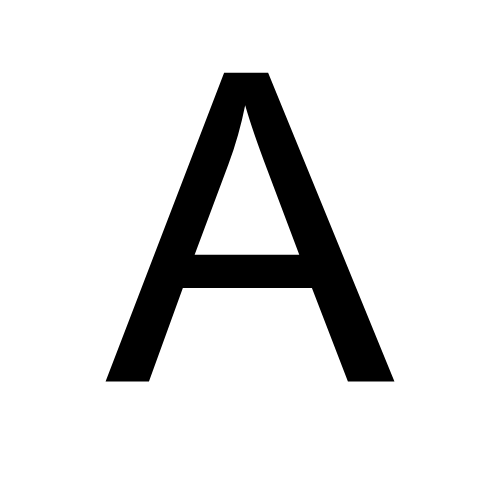
#> input picture dados/treino/1.png, 500 x 500 px, found by its file name; its folder holds only this picture in this run
$ python extracao.py
#> lines starting #> are read from the running program, lines starting #| are printed output that depends on the picture; after the words box and inside, x2 and y2 are one past the last pixel; in counts of white or black regions, pixels touching at a corner belong together
import cv2
import numpy as np
import os

TAMANHO = 32          # Alterado de 28 para 32 pixels
PASTA_TREINO = "dados/treino/"

def preprocessar_imagem(caminho):
    """
    Pré-processamento IDÊNTICO ao do app.py para garantir consistência
    entre treino e inferência.
    """
#> called with caminho = 'dados/treino/1.png'
    img = cv2.imread(caminho)
#> img is the input picture: shape (500, 500, 3); min 0, max 255, mean 225.8
    if img is None:
        raise ValueError(f"Não foi possível ler a imagem: {caminho}")

    # 1. Escala de cinza
    gray = cv2.cvtColor(img, cv2.COLOR_BGR2GRAY)

    # 2. Desfoque Gaussiano leve
    blurred = cv2.GaussianBlur(gray, (5, 5), 0)

    # 3. Binarização de Otsu + inversão (fundo preto, traço branco)
    _, binaria = cv2.threshold(blurred, 0, 255, cv2.THRESH_BINARY_INV + cv2.THRESH_OTSU)
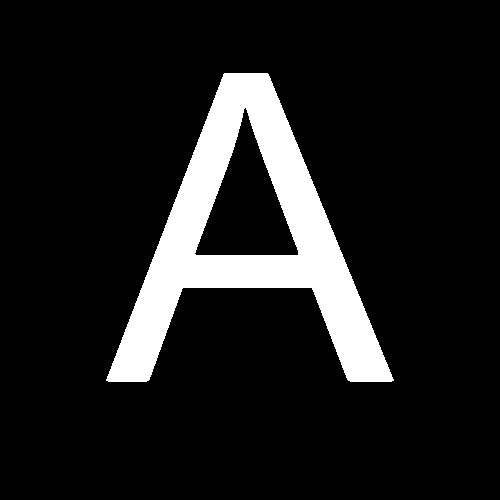
#> binaria: shape (500, 500); 11.5% white; 1 white region, box (x1, y1, x2, y2) and area: (106, 73, 394, 382) 28691

    # 4. Encontrar bounding box da letra
    coords = cv2.findNonZero(binaria)
#> coords = contour of 28691 points, box (x1, y1, x2, y2) (106, 73, 394, 382), area 18519

    if coords is not None:
        x, y, w, h = cv2.boundingRect(coords)
#> x = 106; y = 73; w = 288; h = 309
        letra_recortada = binaria[y:y+h, x:x+w]
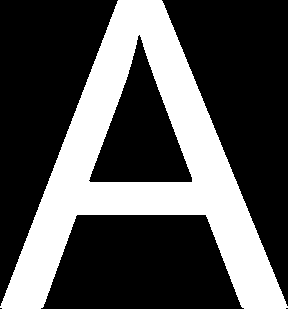
#> letra_recortada: shape (309, 288); 32.2% white; 1 white region, box (x1, y1, x2, y2) and area: (0, 0, 288, 309) 28691

        # Criar quadrado perfeito + margem de 15%
        tamanho_max = max(w, h)
#> tamanho_max = 309
        pad_y = (tamanho_max - h) // 2
#> pad_y = 0
        pad_x = (tamanho_max - w) // 2
#> pad_x = 10
        margem = int(tamanho_max * 0.15)
#> margem = 46

        letra_centralizada = cv2.copyMakeBorder(
            letra_recortada,
            pad_y + margem, pad_y + margem,
            pad_x + margem, pad_x + margem,
            cv2.BORDER_CONSTANT, value=0
        )
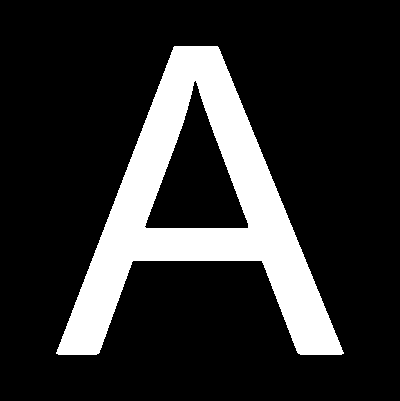
#> letra_centralizada: shape (401, 400); 17.9% white; 1 white region, box (x1, y1, x2, y2) and area: (56, 46, 344, 355) 28691
    else:
        letra_centralizada = binaria

    # 5. Redimensionar para 32x32 usando a variável TAMANHO
    redim = cv2.resize(letra_centralizada, (TAMANHO, TAMANHO), interpolation=cv2.INTER_AREA)
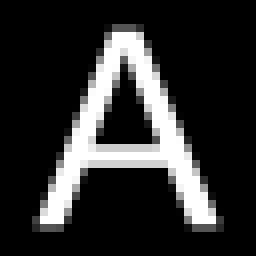
#> redim: shape (32, 32) (shown 8 times larger); min 0, max 255, mean 45.6

    # 6. Normalizar de -1.0 a 1.0 (Bipolar - ideal para Adaline)
    normalizada = (redim / 255.0) * 2.0 - 1.0

    return normalizada.flatten()


def carregar_dados():
    """
    Carrega dados de pasta com subdiretórios por letra ou ficheiros na raiz.
    Suporta:
      - dados/treino/A/img1.png
      - dados/treino/1.png (A), 2.png (B), ...
      - dados/treino/a (1).png, b (1).png, ...
    """
    entradas = []
    rotulos  = []

    if not os.path.exists(PASTA_TREINO):
        print(f"[ERRO] A pasta {PASTA_TREINO} não existe!")
        return np.array(entradas), np.array(rotulos)

    # Lista todos os itens dentro da pasta de treino de uma vez só
    itens_raiz = os.listdir(PASTA_TREINO)

    for i in range(26):
        letra = chr(65 + i)              # 'A', 'B', 'C', ...
        letra_minuscula = letra.lower()  # 'a', 'b', 'c', ...
        pasta_letra = os.path.join(PASTA_TREINO, letra)

        # ----- 1. FORMATO: Pasta por letra (ex: dados/treino/A/) -----
        if os.path.isdir(pasta_letra):
            arquivos = sorted([
                f for f in os.listdir(pasta_letra)
                if f.lower().endswith(('.png', '.jpg', '.bmp', '.jpeg'))
            ])
            for nome in arquivos:
                caminho = os.path.join(pasta_letra, nome)
                try:
                    vetor = preprocessar_imagem(caminho)
                    entradas.append(vetor)
                    rotulos.append(i)
                    print(f"  Processada: {letra}/{nome} → Letra {letra}")
                except Exception as e:
                    print(f"  [ERRO] {caminho}: {e}")

        # ----- 2. FORMATO: Ficheiros soltos na raiz de dados/treino/ -----
        # Filtra apenas os ficheiros de imagem válidos na raiz
        arquivos_raiz = [
            f for f in itens_raiz
            if f.lower().endswith(('.png', '.jpg', '.bmp', '.jpeg')) and os.path.isfile(os.path.join(PASTA_TREINO, f))
        ]

        for nome in arquivos_raiz:
            caminho = os.path.join(PASTA_TREINO, nome)
            corresponde = False

            # Caso legado: 1.png -> A, 2.png -> B, etc.
            if nome.lower() == f"{i+1}.png":
                corresponde = True

            # Caso novo: começa com a letra correspondente (ex: "a (1).png" ou "d (3).png")
            elif nome.lower().startswith(letra_minuscula):
                nome_sem_ext = os.path.splitext(nome)[0].strip()
                # Garante que o padrão é a letra seguida de espaço, parêntese ou hífen
                if len(nome_sem_ext) == 1 or nome_sem_ext[1] in [' ', '(', '_', '-']:
                    corresponde = True

            if corresponde:
                try:
                    vetor = preprocessar_imagem(caminho)
#> vetor = 1024 values, max 1 at index 142, min -1 at index 0, mean -0.642
                    entradas.append(vetor)
                    rotulos.append(i)
                    print(f"  Processada na raiz: {nome} → Letra {letra}")
                except Exception as e:
                    print(f"  [ERRO] {caminho}: {e}")

    entradas = np.array(entradas)
    rotulos  = np.array(rotulos)

    print(f"\nTotal de amostras carregadas : {len(entradas)}")
    if len(entradas) > 0:
        print(f"Tamanho de cada vetor       : {entradas.shape[1]}")
#| Tamanho de cada vetor       : 1024

    return entradas, rotulos


if __name__ == "__main__":
    entradas, rotulos = carregar_dados()
    print("\nPrimeiros 5 valores do vetor da letra A:")
    print(entradas[0][:5])
